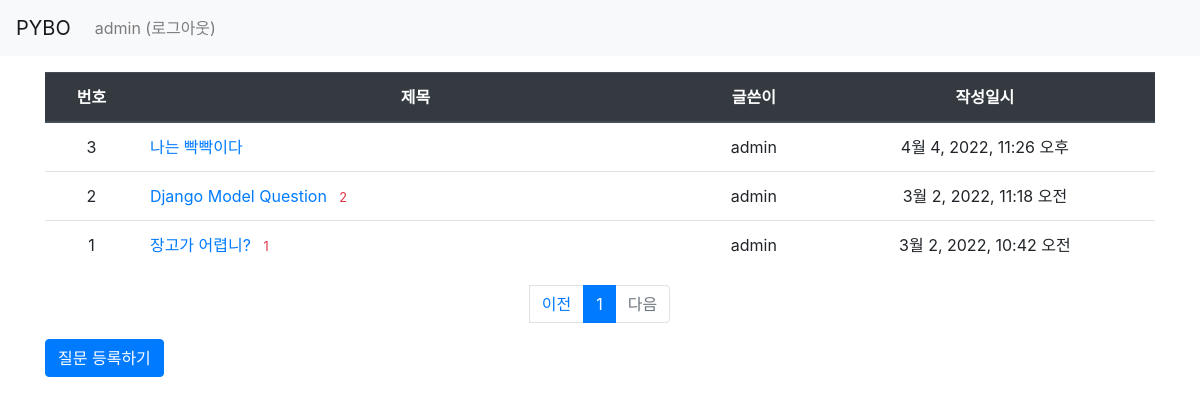
The app's page /pybo/ (signed in) with its own data.
### pybo/models.py (models this page shows, shortened)
class Question(models.Model):
    author = models.ForeignKey(User, on_delete=models.CASCADE)
    subject = models.CharField(max_length=200)
    content = models.TextField()
    create_date = models.DateTimeField()
    modify_date = models.DateTimeField(null=True, blank=True)

### pybo/views.py (the view)
# urls.py: path('', views.index, name='index'),
def index(request):
    page = request.GET.get('page', 1)
    question_list = Question.objects.order_by('-create_date')
    paginator = Paginator(question_list, 10)
    page_obj = paginator.get_page(page)
    context = {'question_list': page_obj}
    return render(request, 'pybo/question_list.html', context)

### pybo/templatetags/pybo_filter.py (called while the page is built)
@register.filter
def sub(value, arg):
    return value - arg

### templates/pybo/question_list.html
{% extends 'base.html' %}
{% load pybo_filter %}
{% block content %}
<div class="container my-3">
    <table class="table">
        <thead>
        <tr class="text-center thead-dark">
            <th>번호</th>
            <th style="width:50%">제목</th>
            <th>글쓴이</th>
            <th>작성일시</th>
        </tr>
        </thead>
        <tbody>
        {% if question_list %}
        {% for question in question_list %}
        <tr class="text-center">
            <td>
                {{ question_list.paginator.count|sub:question_list.start_index|sub:forloop.counter0|add:1 }}
            </td>
            <td class="text-left">
                <a href="{% url 'pybo:detail' question.id %}">{{ question.subject }}</a>
                {% if question.answer_set.count > 0 %}
                <span class="text-danger small ml-2">{{ question.answer_set.count }}</span>
                {% endif %}
            </td>
            <td>{{ question.author.username }}</td>
            <td>{{ question.create_date }}</td>
        </tr>
        {% endfor %}
        {% else %}
        <tr>
            <td colspan="3">질문이 없습니다.</td>
        </tr>
        {% endif %}
        </tbody>
    </table>
    <ul class="pagination justify-content-center">
        {% if question_list.has_previous %}
        <li class="page-item">
            <a class="page-link" href="?page=	{{ question_list.previous_page_number }}">이전</a>
        </li>
        {% else %}
        <li class="page-itme disabled">
            <a class="page-link" tabindex="-1" aria-disabled="true" href="#">이전</a>
        </li>
        {% endif %}
        {% for page_number in question_list.paginator.page_range %}
        {% if page_number >= question_list.number|add:-5 and page_number <= question_list.number|add:5 %}
            {% if page_number == question_list.number %}
            <li class="page-item active" aria-current="page">
                <a class="page-link" href="?page={{ page_number }}">{{ page_number }}</a>
            </li>
            {% else %}
            <li class="page-item">
                <a class="page-link" href="?page={{ page_number }}">{{ page_number }}</a>
            </li>
            {% endif %}
        {% endif %}
        {% endfor %}
        {% if question_list.has_next %}
        <li class="page-item">
            <a class="page-link" href="?page={{ question_list.next_page_number }}">다음</a>
        </li>
        {% else %}
        <li class="page-item disabled">
            <a class="page-link" tabindex="-1" aria-disabled="true" href="#">다음</a>
        </li>
        {% endif %}
    </ul>
    <a href="{% url 'pybo:question_create' %}" class="btn btn-primary">질문 등록하기</a>
</div>
{% endblock %}

### templates/navbar.html (shortened to what this page needs)
<nav class="navbar navbar-expand-lg navbar-light bg-light border-bottem">
    <a class="navbar-brand" href="{% url 'pybo:index' %}">PYBO</a>
    <div class="collapse navbar-collapse flex-grow-0" id="navbarNav">
        <ul class="navbar-nav">
            <li class="nav-item">
                {% if user.is_authenticated %}
                <a class="nav-link" href="{% url 'common:logout' %}">{{ user.username }} (로그아웃)</a>
                {% else %}
                <a class="nav-link" href="{% url 'common:login' %}">로그인</a>
                {% endif %}
            </li>
        </ul>
    </div>
</nav>

### records on screen
Question: paginator.count|sub "3", subject "나는 빡빡이다", author.username "admin", create_date "4월 4, 2022, 11:26 오후"
Question: paginator.count|sub "2", subject "Django Model Question", answer_set.count "2", author.username "admin", create_date "3월 2, 2022, 11:18 오전"
Question: paginator.count|sub "1", subject "장고가 어렵니?", answer_set.count "1", author.username "admin", create_date "3월 2, 2022, 10:42 오전"

### other values on screen
{{ user.username }} "admin"
{{ page_number }} "1"
